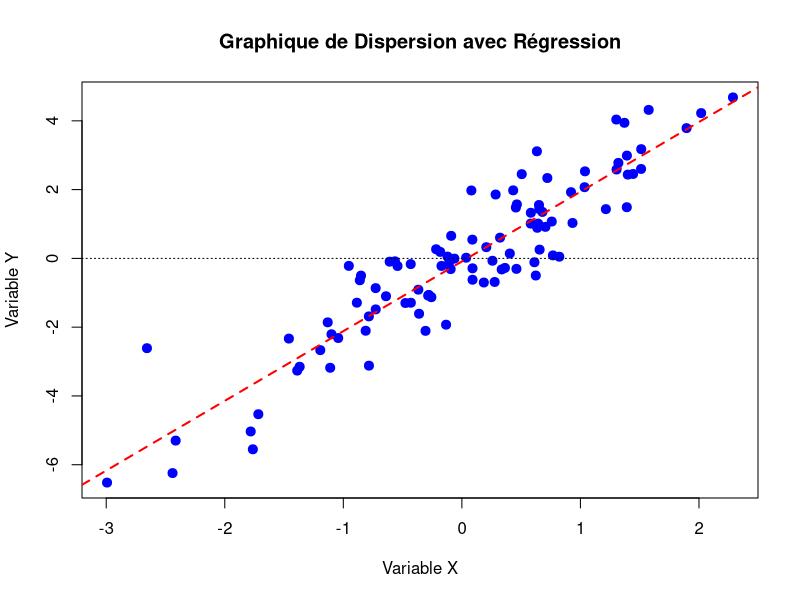

Write the R code that produced this figure.

set.seed(42)
x <- rnorm(100)
y <- 2 * x + rnorm(100)  

plot(x, y, 
     main = "Graphique de Dispersion avec Régression",
     xlab = "Variable X", 
     ylab = "Variable Y",
     pch = 19,            
     col = "blue",       
     cex = 1.2)           


abline(lm(y ~ x), col = "red", lwd = 2, lty = 2)  
abline(h = 0, col = "black", lty = 3)
